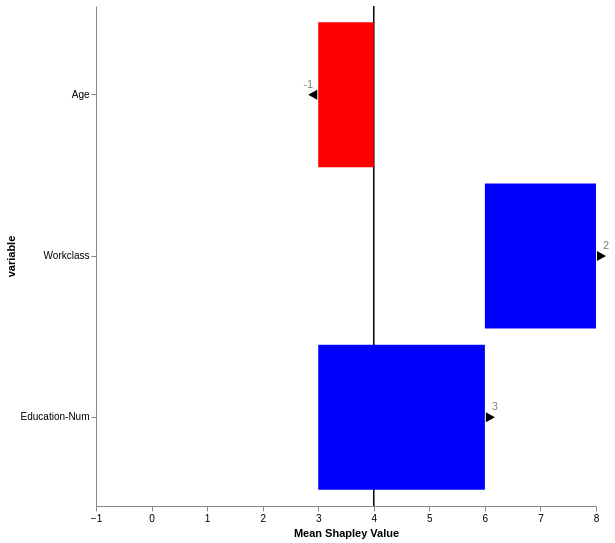

Here is the Vega-Lite specification saved for this chart:
### Vega specification from a JSON file in a GitHub repository (floating-point values rounded to 4 significant figures)
{"$schema": "https://vega.github.io/schema/vega/v5.json", "description": "Mean Shapley Values Bar Plot with Accumulated Bars.", "width": 500, "height": 500, "padding": 5, "scales": [{"name": "yscale", "type": "band", "domain": {"data": "table", "field": "variable"}, "range": "height", "padding": 0.1}, {"name": "xscale", "type": "linear", "domain": {"data": "table", "fields": ["start", "cumulative_sum", "end", "cumulative_sum_with_expected_value"]}, "range": "width", "nice": true, "zero": false}], "axes": [{"orient": "left", "scale": "yscale", "title": "variable"}, {"orient": "bottom", "scale": "xscale", "title": "Mean Shapley Value"}], "marks": [{"type": "rule", "encode": {"enter": {"x": {"scale": "xscale", "signal": "4"}, "y": {"value": 0}, "y2": {"signal": "height"}, "strokeWidth": {"value": 1.5}, "stroke": {"value": "black"}}}}, {"type": "rect", "from": {"data": "table"}, "encode": {"enter": {"y": {"scale": "yscale", "field": "variable"}, "height": {"scale": "yscale", "band": 1}, "x": {"scale": "xscale", "field": "cumulative_sum_with_expected_value"}, "x2": {"scale": "xscale", "field": "end"}}, "update": {"fill": [{"test": "datum['Rounded Mean Shapley Value'] < 0", "value": "red"}, {"test": "datum['Rounded Mean Shapley Value'] >= 0", "value": "blue"}]}, "hover": {"fill": {"value": "lightgrey"}}}}, {"type": "text", "from": {"data": "table"}, "encode": {"enter": {"y": {"scale": "yscale", "field": "variable", "band": 0.5, "offset": {"signal": "-10"}}, "x": {"scale": "xscale", "signal": "datum.end", "offset": {"signal": "datum['Rounded Mean Shapley Value'] < 0 ? -10 : 10"}}, "align": {"value": "center"}, "baseline": {"value": "middle"}, "text": {"field": "Rounded Mean Shapley Value"}, "fill": {"value": "grey"}}}}, {"type": "path", "from": {"data": "table"}, "encode": {"enter": {"y": {"scale": "yscale", "field": "variable", "band": 0.5}, "x": {"scale": "xscale", "field": "end"}, "path": {"signal": "datum['Rounded Mean Shapley Value'] < 0 ? 'M-1,-5 L-1,5 L-10,0 Z' : 'M1,-5 L1,5 L10,0 Z'"}, "fill": {"value": "black"}}}}], "data": [{"name": "table", "values": [{"variable": "Age", "Mean Shapley Value": -1, "expected_value": 4}, {"variable": "Workclass", "Mean Shapley Value": 2, "expected_value": 4}, {"variable": "Education-Num", "Mean Shapley Value": 3, "expected_value": 4}], "transform": [{"type": "formula", "expr": "round(datum['Mean Shapley Value'] * 100) / 100", "as": "Rounded Mean Shapley Value"}, {"type": "window", "sort": {"field": "variable"}, "ops": ["sum"], "fields": ["Rounded Mean Shapley Value"], "as": ["cumulative_sum"], "frame": [null, 0]}, {"type": "formula", "expr": "datum.cumulative_sum - datum['Rounded Mean Shapley Value'] + datum.expected_value", "as": "cumulative_sum_with_expected_value"}, {"type": "formula", "expr": "datum.cumulative_sum + datum.expected_value", "as": "end"}]}]}
